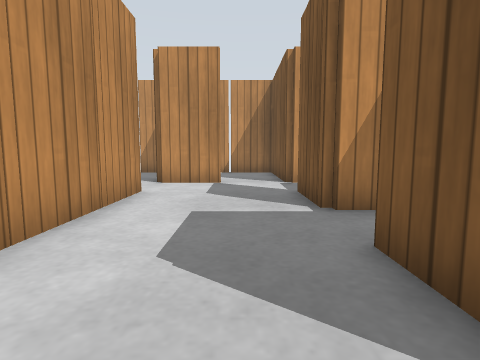
View 1 (above)

24 first-person views from a walk through a Gazebo world. The camera is 0.5 m above the floor, tilts 6° down and sees 80° across. The floor is counted in squares, 0.5 m on a side. Each view is taken from the middle of a square. On the plan, view 1 faces up. The plan holds only what a view shows up to about 11 squares ahead; the rest is blank. Gazebo's built-in surfaces are drawn with simple patterns.

View 2
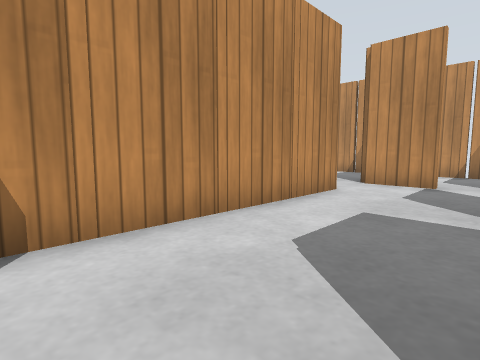

View 3
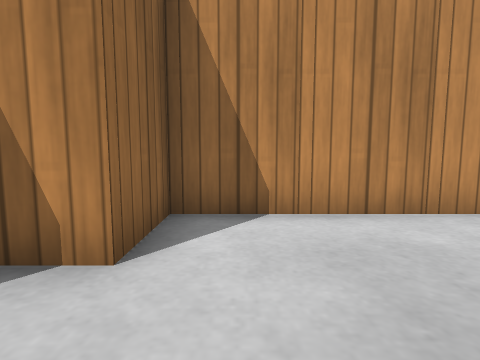

View 4
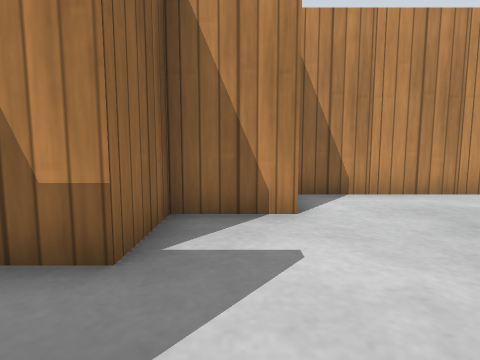

View 5
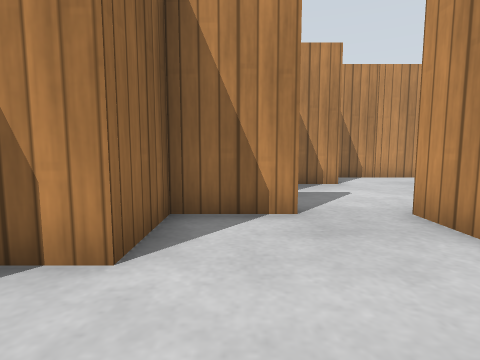

View 6
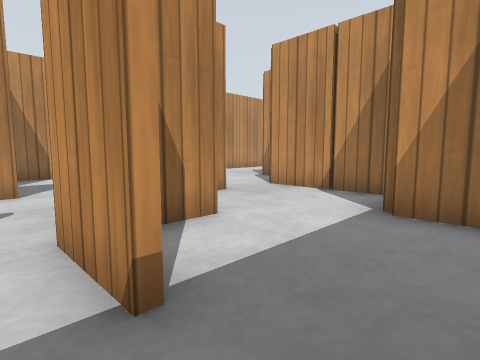

View 7
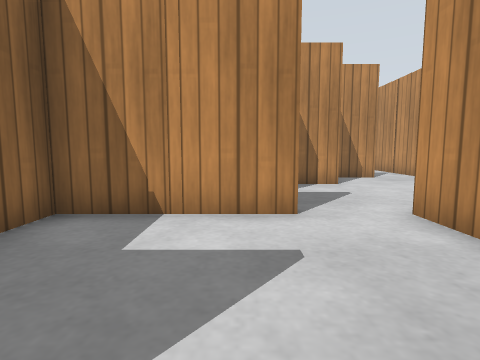

View 8
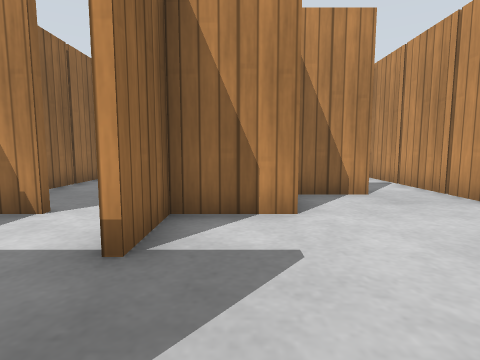

View 9
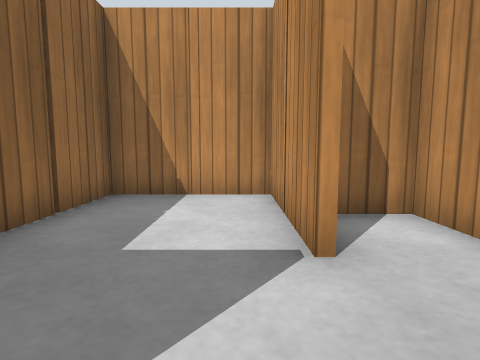

View 10
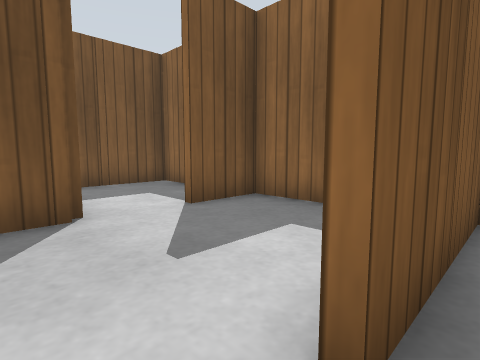

View 11
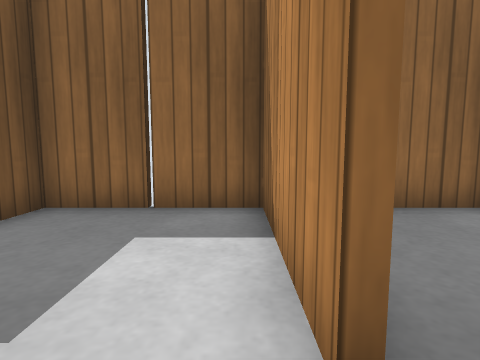

View 12
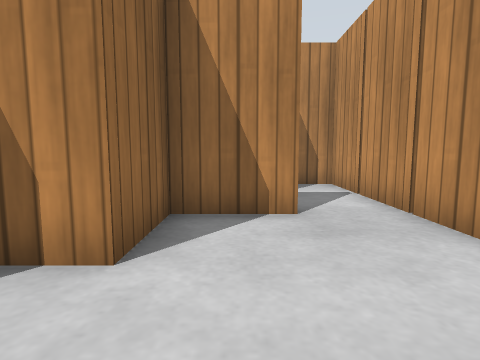

View 13
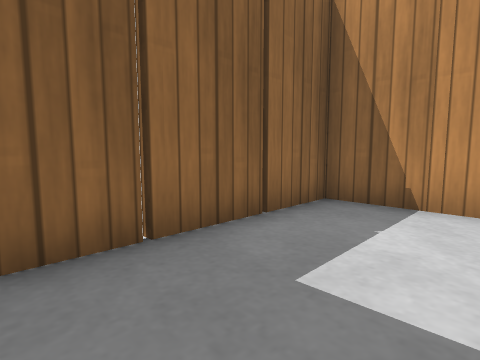

View 14
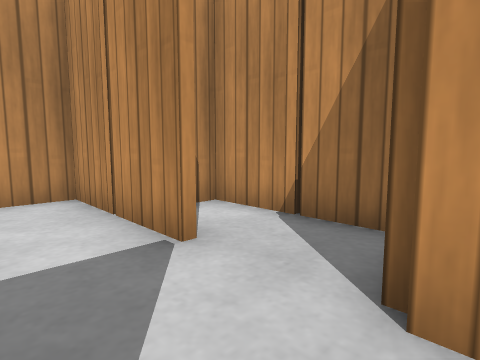

View 15
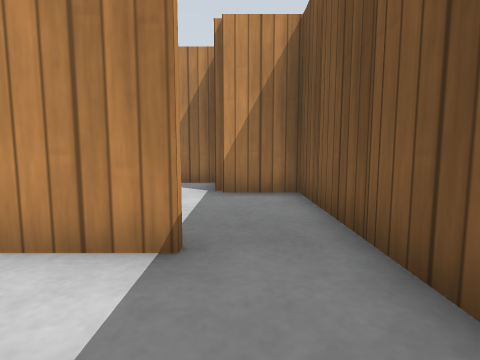

View 16
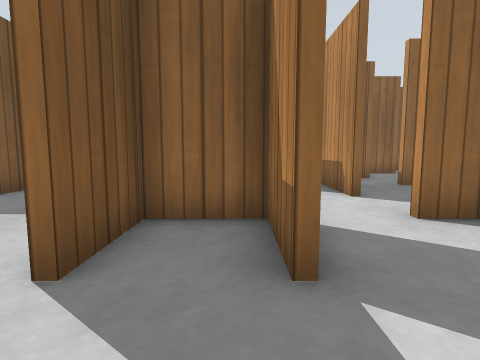

View 17
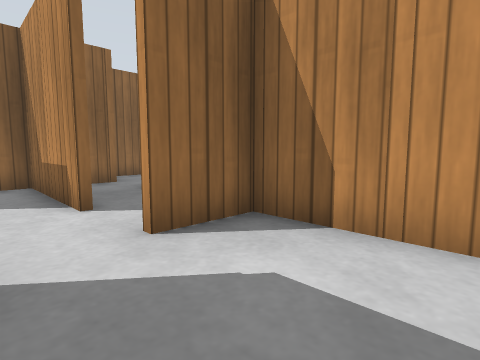

View 18
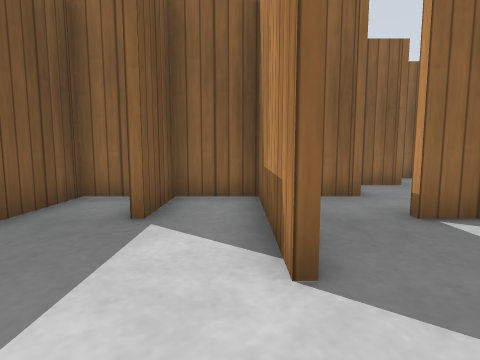

View 19
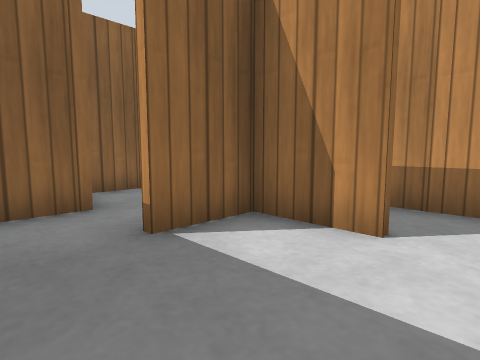

View 20
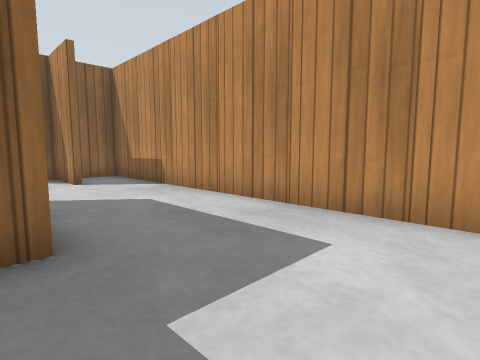

View 21
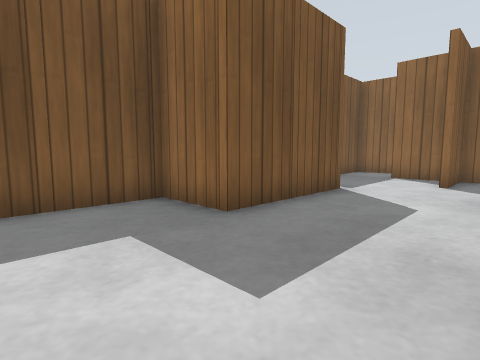

View 22
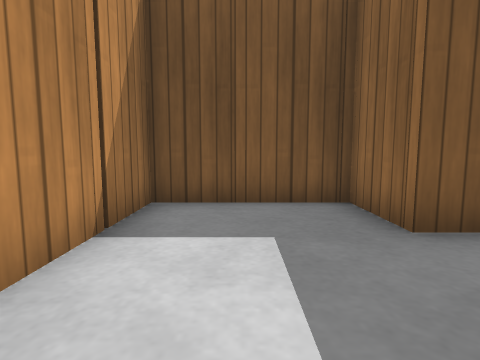

View 23
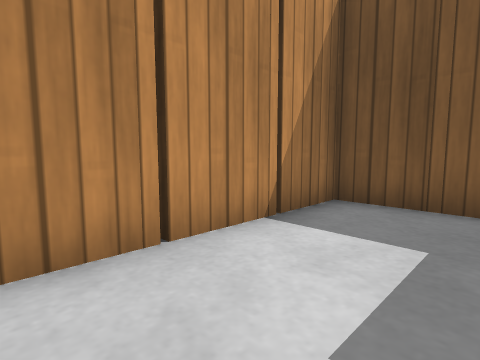

View 24
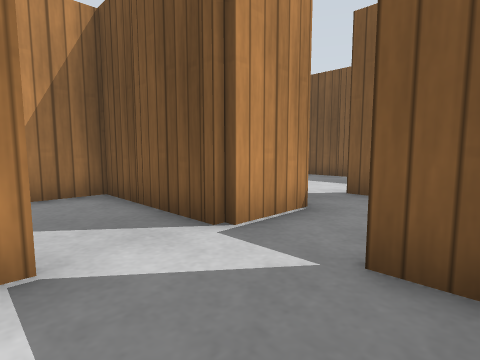

### Floor plan
Points are (right, up) in squares from view 1. A wall is a line through its corners. A room is listed if a view was taken in it or the views show most of it. See-through windows are left out.
Room 1 (views 1, 2, 3, 18, 19)
walls: (-6.4, 0.6) (-6.4, -0.5); (-6.4, 3) (-6.4, 1.5); (-7.4, -1.3) (-8.4, -1.3) (-8.4, -2.4); (-9.6, 0.9) (-8.5, 0.9); (-8.6, -1.1) (-7.4, -1.1); (-4.6, -0.5) (-4.6, 1); (-10.6, 1.5) (-10.6, 3); (-10.4, 3) (-10.4, 1.5); (-8.6, 5) (-8.6, 7.4); (-2.4, 0.5) (-2.4, -0.6); (-2.6, -0.5) (-2.6, 0.6); (-4.4, -3) (-4.4, -4.6); (-2.4, 2.5) (-2.4, 1.4); (-10.6, -3.1) (-9.4, -3.1); (-12.4, 2.6) (-12.4, 0.9) (-11.4, 0.9); (-8.4, 6.6) (-8.4, 4.9) (-6.5, 4.9); (-1.5, -1.1) (-0.4, -1.1); (-12.4, 4.6) (-12.4, 3.5); (-3.5, -5.1) (-2.4, -5.1); (-12.4, 6.6) (-12.4, 5.5); (-12.1, -5.1) (-11.6, -5.1); (1.4, 1.5) (1.4, 3)
ways out: opening at (1.5, -1) to room 2; opening at (-4, -4) to room 3; opening at (-1, -4.5) to room 3; opening at (-11.5, 8.5) to room 4; opening at (-7, 7.3) to room 4; opening at (-1, 3.3) to room 4
objects: wooden post (-13, 3); wooden post (-13, 5); wooden post (-13, 7); wooden post (-11, 1); wooden post (-10, 1); wooden post (-9, 5); wooden post (-9, 7); wooden post (-7, -1); wooden post (-7, 1); wooden post (-6, -1); wooden post (-5, -1); wooden post (-5, 5); wooden post (-4, -1); wooden post (-3, -1); wooden post (-3, 1); wooden post (-3, 3); wooden post (-2, -1); wooden post (-1, -3)
Room 2 (view 4)
walls: (3.6, -3) (3.6, -4.5); (4.6, -1.3) (3.5, -1.3); (4.5, -5.1) (5.6, -5.1); (-0.4, -1.1) (-0.4, -3.1) (1.6, -3.1) (1.6, -4.1)
ways out: opening at (1.5, -1) to room 1; opening at (5, -3)
objects: other object (3, -1); wooden post (4, -5)
Room 3 (views 5, 6, 7, 8, 9, 10, 11, 12, 13, 14, 15)
walls: (1.6, -7) (1.6, -8.5); (1.6, -9.4) (1.6, -10.9) (5.4, -10.9) (5.4, -9); (-2.4, -9) (-2.4, -9.8); (1.4, -11) (1.4, -7); (-2.2, -10.9) (-1.4, -10.9); (2.6, -5.3) (1.5, -5.3); (-2.4, -5.1) (-2.4, -7.1) (-0.5, -7.1); (-4.5, -7.3) (-5.5, -7.3); (5.4, -7) (5.4, -6.2); (-5.4, -5.3) (-6.4, -5.3) (-6.4, -6.5); (5.6, -5.1) (5.6, -6.1); (-7.4, -7.3) (-8.4, -7.3) (-8.4, -8.5); (7.5, -7.3) (5.5, -7.3); (-8.4, -9.4) (-8.4, -10.9) (-3.1, -10.9); (8.2, -10.9) (9.4, -10.9) (9.4, -3.3) (7.5, -3.3)
low walls: (-2, -7.3) (-2.5, -7.3)
ways out: opening at (-4, -4) to room 1; opening at (-1, -4.5) to room 1; opening at (7, -4.5)
objects: wooden post (-9, -9); wooden post (-7, -11); wooden post (-7, -7); wooden post (-5, -11); wooden post (-5, -5); wooden post (-4, -5); wooden post (-3, -7); wooden post (-1, -11); wooden post (1, -9); wooden post (3, -11); wooden post (5, -7); wooden post (10, -9); wooden post (10, -7); wooden post (10, -5)
Room 4 (views 16, 17, 20, 21, 22, 23, 24)
walls: (-0.5, 8.7) (-2.5, 8.7); (1.4, 9) (1.4, 12.7) (-0.5, 12.7); (-2.4, 7) (-2.4, 3.4); (3.5, 8.7) (1.5, 8.7); (1.4, 5) (1.4, 7); (-4.4, 7) (-4.4, 4.9); (-2.6, 4.9) (-2.6, 7); (2.4, 4.7) (1.5, 4.7); (5.4, 8.4) (5.4, 9); (-6.6, 9.5) (-6.6, 12.7) (-11.9, 12.7); (-8.6, 7.4) (-8.6, 8.9) (-7.5, 8.9); (-12.4, 8.6) (-12.4, 7.5); (-12.4, 10.6) (-12.4, 9.5)
ways out: opening at (-11.5, 8.5) to room 1; opening at (-7, 7.3) to room 1; opening at (-1, 3.3) to room 1
objects: wooden post (-13, 9); wooden post (-13, 11); wooden post (-11, 13); wooden post (-9, 13); wooden post (-7, 9); wooden post (-7, 11); wooden post (-6, 9); wooden post (-3, 9); wooden post (-2, 5); wooden post (-1, 13); wooden post (1, 5); wooden post (1, 9); wooden post (1, 11); wooden post (10, 11)

Where each view was taken, in squares from view 1:
view 1: 0 up, 0 right, facing up
view 2: 0 up, 1 right, facing up-left
view 3: 0 up, 2 right, facing left
view 4: 2 down, 4 right, facing left
view 5: 4 down, 8 right, facing left
view 6: 8 down, 9 right, facing up-left
view 7: 8 down, 6 right, facing left
view 8: 6 down, 2 right, facing left
view 9: 8 down, 2 left, facing left
view 10: 6 down, 1 right, facing down-right
view 11: 6 down, 2 right, facing down
view 12: 4 down, 0 right, facing left
view 13: 8 down, 3 left, facing down-left
view 14: 9 down, 2 left, facing up-left
view 15: 10 down, 8 right, facing up
view 16: 9 up, 4 left, facing down
view 17: 8 up, 5 left, facing down-left
view 18: 5 up, 6 left, facing down
view 19: 4 up, 7 left, facing down-left
view 20: 12 up, 8 left, facing down-left
view 21: 12 up, 12 left, facing down-right
view 22: 11 up, 12 left, facing right
view 23: 10 up, 12 left, facing up-right
view 24: 6 up, 1 left, facing up-right
